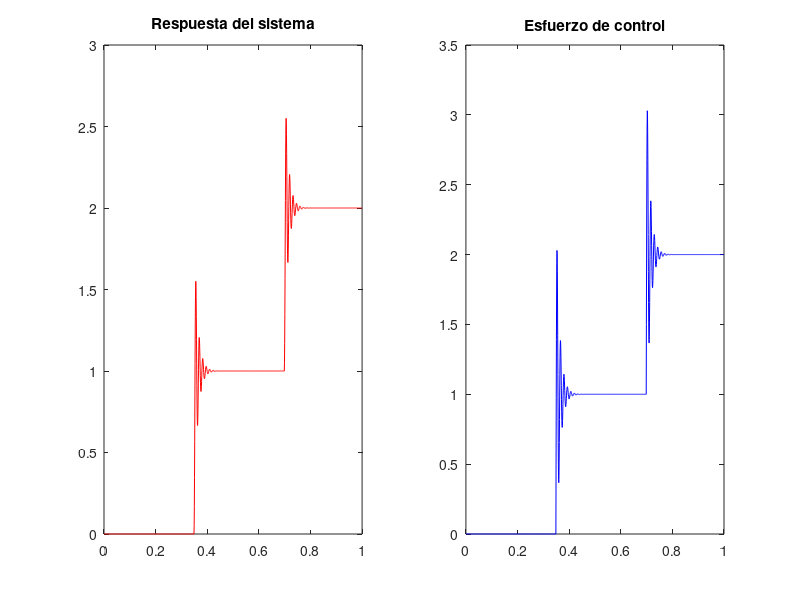

Source code (MATLAB):
%% 2 x RC circuit proportional control
% discrete time model from https://en.wikipedia.org/wiki/Low-pass_filter#Discrete-time_realization

R1=15e3;
C1=100e-9;
R2=15e3;
C2=100e-9;
dt=700e-6; % sample time 
alpha=dt/(R1*C1+dt); % smoothing factor
t=0:dt:1;          % Simulation time
y1=zeros(1,length(t)); % 1st stage out
u1=zeros(1,length(t)); % 1st Input signal
y2=zeros(1,length(t)); % 2nd stage out
u2=zeros(1,length(t)); % 2nd stage input
setpoint=[0 1 2 3 0]; Kp=0.5; 
m=1;

for k=2:length(t)
    if mod(k,500)==0 % Change setpoint each 500 samples
        m=m+1;
    end
    error=(setpoint(m)-y2(k-1)); 
    u1(k)=u1(k-1)+Kp*error; % Proportional Control
    % saturation
    if u1(k)>3.3
        u1(k)=3.3;
    end
    if u1(k)<0
        u1(k)=0;
    end
    %% DAC
    %u(k)=u(k)*4096/3.3;
    %% process
    y1(k)=alpha*u1(k)+(1-alpha)*y1(k-1);
    y2(k)=alpha*y1(k)+(1-alpha)*y2(k-1); % system output //
                                         % In this case
                                         % u2==y1 
                                         % alpha for y1 == alpha for y2
    % saturation
    if y2(k)>3.3
        y2(k)=3.3;
    end
    if y2(k)<0
        y2(k)=0;
    end
end

subplot(1,2,1)
plot(t,y2,"Color",'r')
title("Respuesta del sistema")
subplot(1,2,2)
plot(t,u1,"Color",'b')
title("Esfuerzo de control")

